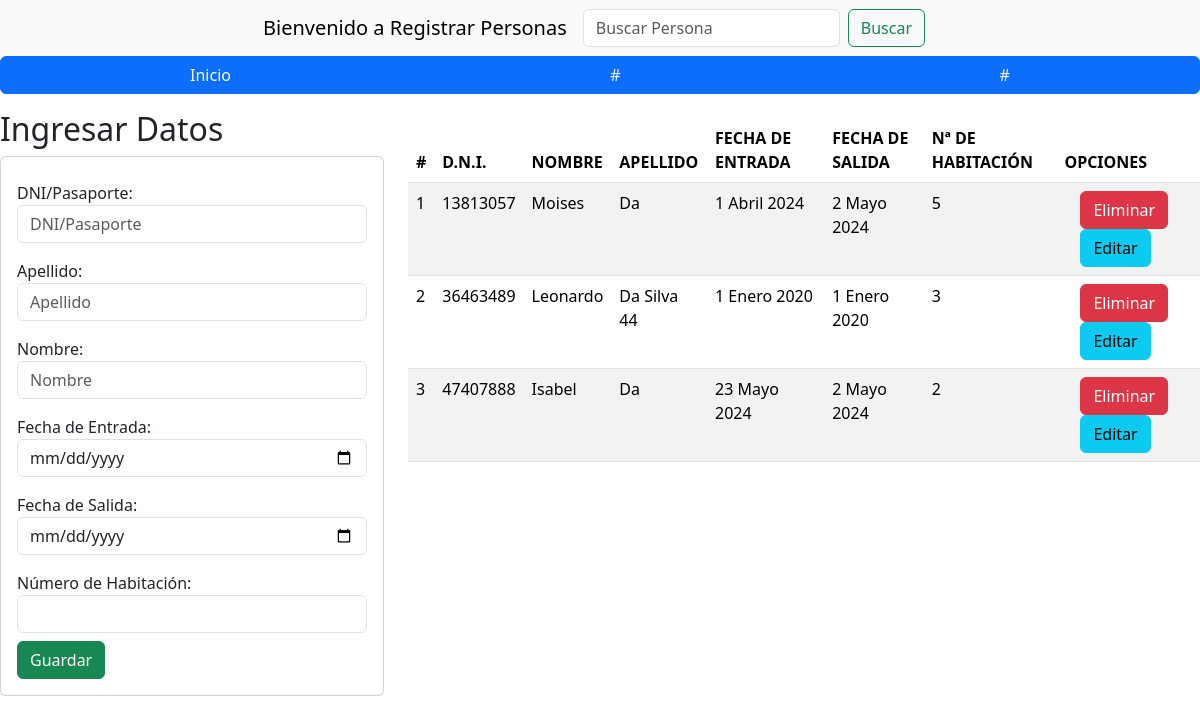
The app's page /, older data.
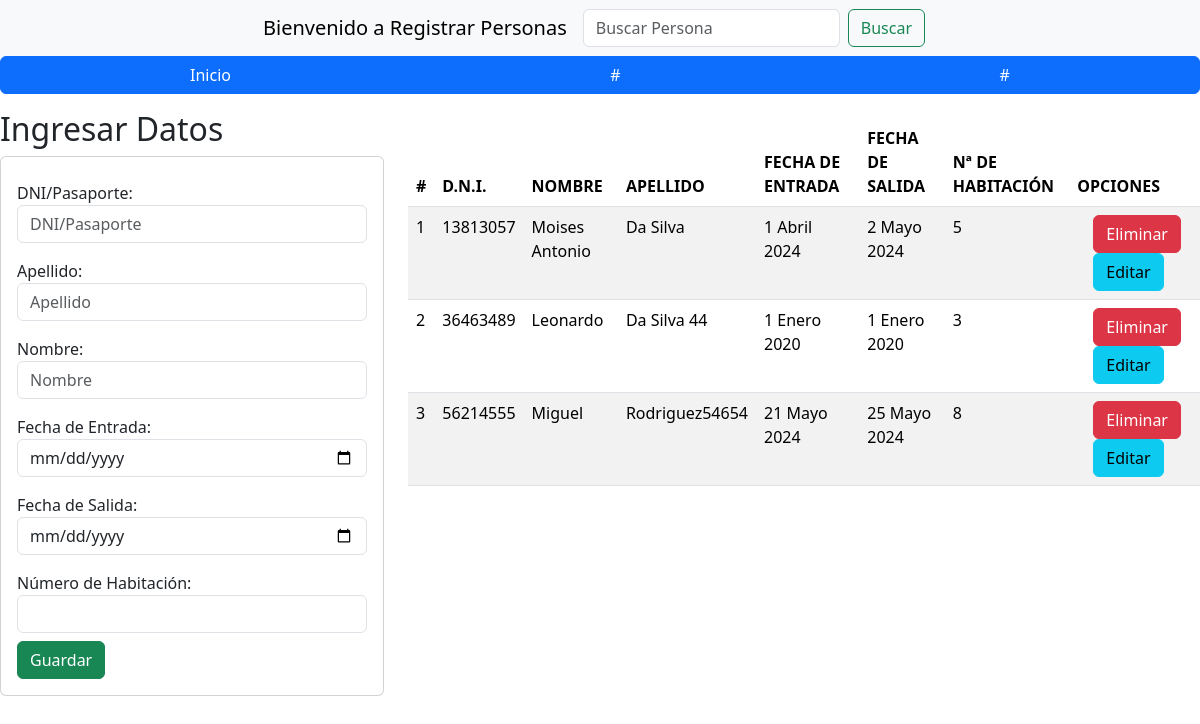
The same page, newer data.
### registrosABM/models.py (models this page shows, shortened)
class Persona(models.Model):
    nombre = models.CharField(max_length=50)
    apellido = models.CharField(max_length=8)
    dni_pasaporte = models.CharField(max_length=20)
    fecha_entrada = models.DateField(null=True, blank=True)
    fecha_salida = models.DateField(null=True, blank=True)
    numero_habitacion = models.PositiveIntegerField(null=True, blank=True)

### registrosABM/views.py (the view)
# urls.py: 2. Add a URL to urlpatterns:  path('', views.home, name='home')
def home(request):
    registrosListados = Persona.objects.all()
    return render(request, "registrosListados.html", {"registros": registrosListados})

### registrosABM/templates/registrosListados.html (shortened to what this page needs)
{% extends "./base.html" %}
{% block body %}
<div class="row">
    <div class="col-sm-12 col-md-6 col-lg-4 col-xl-4">
        <h2>Ingresar Datos</h2>
        <div class="class card">
            <div class="card-body">
                <form action="/registrarPersona/" method="POST" id="registrarPersonaForm">
                    <div class="form-group py-2">
                        <label for="dni">DNI/Pasaporte:</label>
                        <input type="text" id="dni_pasaporte" name="dni_pasaporte" class="form-control" placeholder="DNI/Pasaporte" minlength="7" maxlength="8" required>
                    </div>
                    <div class="form-group py-2">
                        <label for="apellido">Apellido:</label>
                        <input type="text" id="apellido" name="apellido" class="form-control" placeholder="Apellido" maxlength="50" required>
                    </div>
                    <div class="form-group py-2">
                        <label for="nombre">Nombre:</label>
                        <input type="text" id="nombre" name="nombre" class="form-control" placeholder="Nombre" maxlength="50" required>
                    </div>
                    <div class="form-group py-2">
                        <label for="fecha_entrada">Fecha de Entrada:</label>
                        <input type="date" id="fecha_entrada" name="fecha_entrada" class="form-control" required>
                    </div>
                    <div class="form-group py-2">
                        <label for="fecha_salida">Fecha de Salida:</label>
                        <input type="date" id="fecha_salida" name="fecha_salida" class="form-control" required>
                    </div>
                    <div class="form-group py-2">
                        <label for="numero_habitacion">Número de Habitación:</label>
                        <input type="number" id="numero_habitacion" name="numero_habitacion" class="form-control" min="1" max="15" required>
                    </div>
                    <button type="submit" class="btn btn-success">Guardar</button>
                </form>
            </div>
        </div>
    </div>
    <div class="col-sm-12 col-md-6 col-lg-8 col-xl-8">
        <div class="class table-responsive py-2">
            <table class="table table-striped">
                <thead>
                    <tr>
                        <th>#</th>
                        <th>D.N.I.</th>
                        <th>NOMBRE</th>
                        <th>APELLIDO</th>
                        <th>FECHA DE ENTRADA</th>
                        <th id="fecha_salida">FECHA DE SALIDA</th>
                        <th>Nª DE HABITACIÓN</th>
                        <th colspan="2">OPCIONES</th>
                    </tr>
                </thead>
                <tbody>
                    {% for registro in registros %}
                    <tr>
                        <td>{{forloop.counter}}</td>
                        <td>{{registro.dni_pasaporte}}</td>
                        <td>{{registro.nombre}}</td>
                        <td>{{registro.apellido}}</td>
                        <td>{{registro.fecha_entrada}}</td>
                        <td>{{registro.fecha_salida}}</td>
                        <td>{{registro.numero_habitacion}}</td>
                        <td><td><a href="javascript:void(0);" onclick="confirmDelete('{{registro.dni_pasaporte}}')" class="btn btn-danger">Eliminar</a>
                            <a href="edicionPersona/{{registro.dni_pasaporte}}" class="btn btn-info">Editar</a>
                        </td>
                    </tr>
                    {% endfor %}
                </tbody>
            </table>
        </div>
    </div>
</div>
{% endblock body %}

### registrosABM/templates/base.html (shortened to what this page needs)
<!DOCTYPE html>
<html>
  <head>
    {% load static %}
    <link
      href="https://cdn.jsdelivr.net/npm/bootstrap@5.3.3/dist/css/bootstrap.min.css"
      rel="stylesheet"
    />
  </head>
  <body>
    <nav class="navbar bg-body-tertiary">
      <div class="container-fluid nav justify-content-center">
        <a class="navbar-brand">Bienvenido a Registrar Personas</a>
        <form class="d-flex" role="search">
          <input class="form-control me-2" type="search" placeholder="Buscar Persona" aria-label="Search"/>
          <button class="btn btn-outline-success" type="submit">Buscar</button>
        </form>
      </div>
    </nav>
    <div class="btn-group btn-block col-sm-12 col-md-12 col-lg-12 col-xl-12">
      <a href="{% url 'home' %}" class="btn btn-primary" aria-current="page">Inicio</a>
      <a href="#" class="btn btn-primary" aria-current="page">#</a>
      <a href="#" class="btn btn-primary" aria-current="page">#</a>
    </div>
    <div class="py-3">
      {% block body %} {% endblock body %}
    </div>
  </body>
</html>

Row changes from the older to the newer data that the page shows:
removed Persona: dni_pasaporte "47407888", nombre "Isabel", apellido "Da", fecha_entrada "23 Mayo 2024", fecha_salida "2 Mayo 2024", numero_habitacion "2"
changed Persona: nombre "Moises" → "Moises Antonio"; apellido "Da" → "Da Silva"
added Persona: dni_pasaporte "56214555", nombre "Miguel", apellido "Rodriguez54654", fecha_entrada "21 Mayo 2024", fecha_salida "25 Mayo 2024", numero_habitacion "8"
